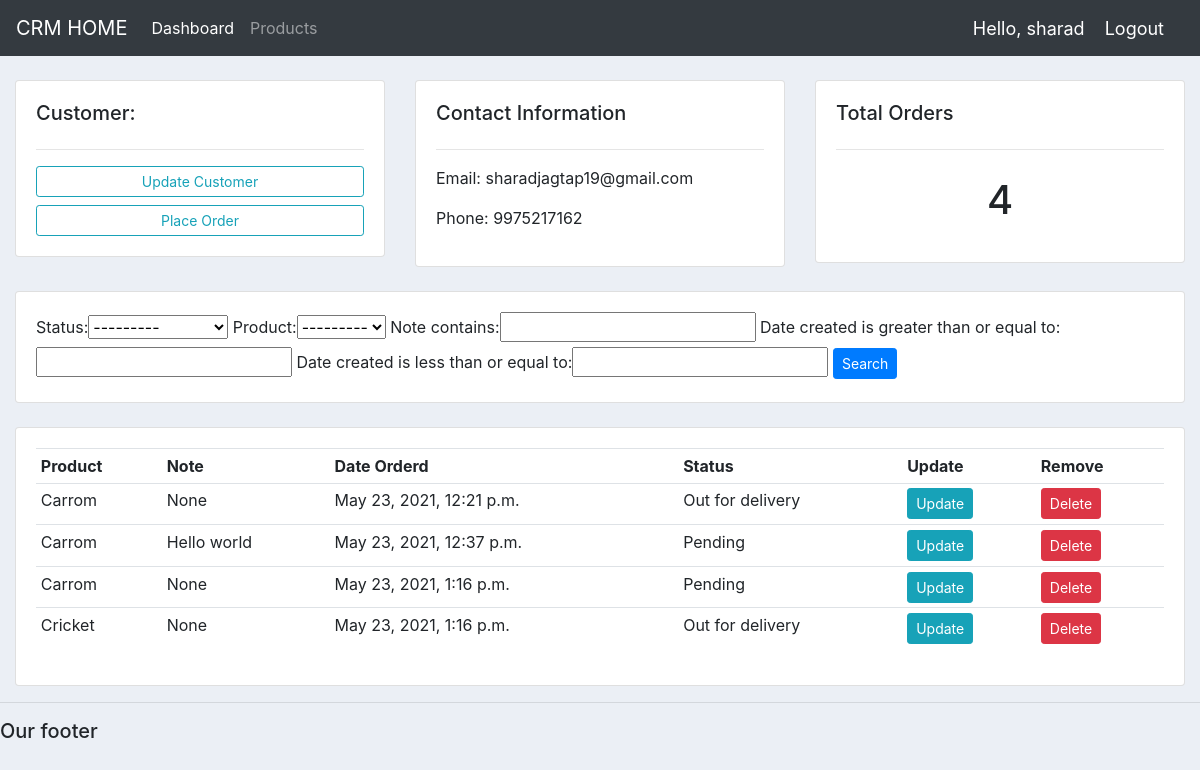
The app's page /customer/1/ (signed in) with its own data.
### accounts/models.py (models this page shows, shortened)
class Customer(models.Model):
    user = models.OneToOneField(User, null=True, blank=True, on_delete=models.CASCADE)
    name = models.CharField(max_length=200, null=True)
    phone = models.CharField(max_length=200, null=True)
    email = models.EmailField()
    profile_pic = models.ImageField(default="sagar_pic.jpg",null=True, blank=True)
    date_created = models.DateTimeField(auto_now_add=True, null=True)

class Order(models.Model):
    STATUS = (
        ('Pending', 'Pending'),
        ('Out for delivery', 'Out for delivery'),
        ('Delivered', 'Delivered'),
    )
    status = models.CharField(max_length=200, null=True, choices=STATUS)
    customer = models.ForeignKey(Customer, null=True, on_delete = models.SET_NULL)
    product = models.ForeignKey(Product, null=True, on_delete = models.SET_NULL)
    date_created = models.DateTimeField(auto_now_add=True, null=True)
    note = models.CharField(max_length=1000, null=True)

class Product(models.Model):
    CATEGORY = (
        ('Indoor', 'Indoor'),
        ('Out door', 'Out door')
    )
    name = models.CharField(max_length=200)
    price = models.FloatField(null=True)
    category = models.CharField(max_length=200, choices=CATEGORY)
    description = models.CharField(max_length=200, null=True,blank=True)
    date_created = models.DateTimeField(auto_now_add=True,null=True)
    tags = models.ManyToManyField(Tag)
    def __str__(self):
        return self.name

### accounts/decorators.py (the view)
        def wrapper_func(request, *args, **kwargs):
                group = None
                if request.user.groups.exists():
                    group = request.user.groups.all()[0].name
                if group in allowd_roles:
                    return view_func(request, *args, **kwargs)
                else:
                    return HttpResponse('You are not authorized to view this page...')

### accounts/views.py (called while the page is built)
@login_required(login_url='login')
@allowed_users(allowd_roles=['admin'])
def customer(request, pk):
    customer = Customer.objects.get(id=pk)
    orders = customer.order_set.all()
    orders_count = orders.count()
    myfilter = OrderFilter(request.GET, queryset=orders)
    orders = myfilter.qs
    context = {'customer': customer, 'orders' : orders, 'orders_count':orders_count, 'myfilter': myfilter}
    return render(request, 'accounts/customer.html', context)

### templates/accounts/customer.html
{%  extends 'accounts/main.html' %}
{% block content %}
	<br>
<div class="row">
	<div class="col-md">
		<div class="card card-body">
			<h5>Customer:</h5>
			<hr>
			<a class="btn btn-outline-info  btn-sm btn-block" href="/update_customer/{{customer.id}}">Update Customer</a>
			<a class="btn btn-outline-info  btn-sm btn-block" href="/create_order/{{customer.id}}">Place Order</a>
		</div>
	</div>
	<div class="col-md">
		<div class="card card-body">
			<h5>Contact Information</h5>
			<hr>
			<p>Email: {{customer.email}}</p>
			<p>Phone: {{customer.phone}}</p>
		</div>
	</div>
	<div class="col-md">
		<div class="card card-body">
			<h5>Total Orders</h5>
			<hr>
			<h1 style="text-align: center;padding: 10px">{{orders_count}}</h1>
		</div>
	</div>
</div>
<br>
<div class="row">
	<div class="col">
		<div class="card card-body">
			<form method="get">
			{{myfilter.form}}
		    <button class="btn btn-sm btn-primary" type="submit">Search</button>
		  </form>
		</div>
	</div>
</div>
<br>
<div class="row">
	<div class="col-md">
		<div class="card card-body">
			<table class="table table-sm">
				<tr>
					<th>Product</th>
					<th>Note</th>
					<th>Date Orderd</th>
					<th>Status</th>
					<th>Update</th>
					<th>Remove</th>
				</tr>
				{% for order in orders %}
				<tr>
					<td>{{order.product}}</td>
					<td>{{order.note}}</td>
					<td>{{order.date_created}}</td>
					<td>{{order.status}}</td>
						<td><a class="btn btn-sm btn-info" href="/update_order/{{order.id}}">Update</a> </td>
						<td><a class="btn btn-sm btn-danger" href="/delete_order/{{order.id}}">Delete</a> </td>
				</tr>
				{% endfor%}
			</table>
		</div>
	</div>
</div>
{% endblock %}

### templates/accounts/navbar.html (shortened to what this page needs)
{% load static %}
<nav class="navbar navbar-expand-lg navbar-dark bg-dark">
      <a class="navbar-brand" href="{% url 'home' %}">CRM HOME</a>
  <div class="collapse navbar-collapse" id="navbarNav">
    <ul class="navbar-nav">
      {% if request.user.is_staff %}
      <li class="nav-item active">
        <a class="nav-link" href="{% url 'home' %}">Dashboard</a>
      </li>
      <li class="nav-item">
        <a class="nav-link" href="{% url 'products' %}">Products</a>
      </li>
      {% else %}
       <li class="nav-item">
        <a class="nav-link" href="{% url 'account' %}">Settings</a>
      </li>
      {% endif %}
    </ul>
  </div>
  <span class="hello-msg">Hello, {{request.user}}</span>
  <span ><a  class="hello-msg" href="{% url 'logout' %}">Logout</a></span>
</nav>

### static/css/main.css (style rules this page uses)
body { background-color: #ebeff5; }

### templates/accounts/navbar.html (style rules this page uses)
.hello-msg { font-size: 18px; color: #fff; margin-right: 20px; }

### records on screen
Customer: email "sharadjagtap19@gmail.com", phone "9975217162"
Order: product "Carrom", note "None", date_created "May 23, 2021, 12:21 p.m.", status "Out for delivery"
Order: product "Carrom", note "Hello world", date_created "May 23, 2021, 12:37 p.m.", status "Pending"
Order: product "Carrom", note "None", date_created "May 23, 2021, 1:16 p.m.", status "Pending"
Order: product "Cricket", note "None", date_created "May 23, 2021, 1:16 p.m.", status "Out for delivery"

### other values on screen
{{ request.user }} "sharad"
{{ orders_count }} "4"
